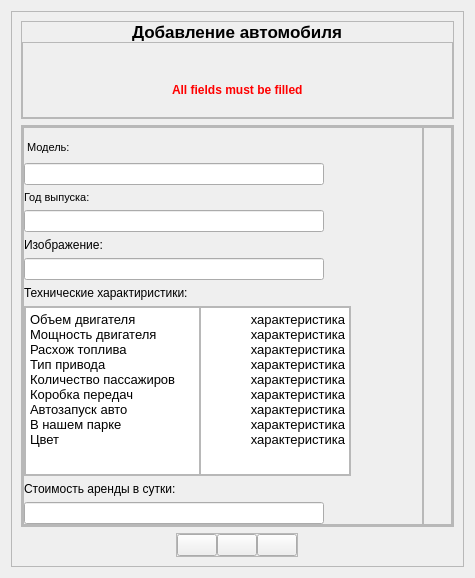
               <widget class="QWidget" name="pageAddCar">
                <layout class="QVBoxLayout" name="verticalLayout_21">
                 <item>
                  <widget class="QFrame" name="frame_11">
                   <property name="minimumSize">
                    <size>
                     <width>0</width>
                     <height>400</height>
                    </size>
                   </property>
                   <property name="frameShape">
                    <enum>QFrame::StyledPanel</enum>
                   </property>
                   <property name="frameShadow">
                    <enum>QFrame::Raised</enum>
                   </property>
                   <layout class="QVBoxLayout" name="verticalLayout_24">
                    <item>
                     <widget class="QFrame" name="frame_12">
                      <property name="maximumSize">
                       <size>
                        <width>16777215</width>
                        <height>100</height>
                       </size>
                      </property>
                      <property name="frameShape">
                       <enum>QFrame::StyledPanel</enum>
                      </property>
                      <property name="frameShadow">
                       <enum>QFrame::Raised</enum>
                      </property>
                      <layout class="QVBoxLayout" name="verticalLayout_26">
                       <property name="spacing">
                        <number>0</number>
                       </property>
                       <property name="leftMargin">
                        <number>0</number>
                       </property>
                       <property name="topMargin">
                        <number>0</number>
                       </property>
                       <property name="rightMargin">
                        <number>0</number>
                       </property>
                       <property name="bottomMargin">
                        <number>0</number>
                       </property>
                       <item alignment="Qt::AlignHCenter|Qt::AlignVCenter">
                        <widget class="QLabel" name="label_16">
                         <property name="font">
                          <font>
                           <pointsize>13</pointsize>
                           <weight>75</weight>
                           <bold>true</bold>
                          </font>
                         </property>
                         <property name="text">
                          <string>Добавление автомобиля</string>
                         </property>
                        </widget>
                       </item>
                       <item>
                        <widget class="QFrame" name="frame_4">
                         <property name="minimumSize">
                          <size>
                           <width>0</width>
                           <height>30</height>
                          </size>
                         </property>
                         <property name="frameShape">
                          <enum>QFrame::StyledPanel</enum>
                         </property>
                         <property name="frameShadow">
                          <enum>QFrame::Raised</enum>
                         </property>
                         <layout class="QVBoxLayout" name="verticalLayout_5">
                          <property name="spacing">
                           <number>0</number>
                          </property>
                          <property name="leftMargin">
                           <number>0</number>
                          </property>
                          <property name="topMargin">
                           <number>40</number>
                          </property>
                          <property name="rightMargin">
                           <number>0</number>
                          </property>
                          <property name="bottomMargin">
                           <number>20</number>
                          </property>
                          <item alignment="Qt::AlignHCenter">
                           <widget class="QLabel" name="labelErrorAddCar">
                            <property name="font">
                             <font>
                              <weight>75</weight>
                              <italic>false</italic>
                              <bold>true</bold>
                              <underline>false</underline>
                             </font>
                            </property>
                            <property name="styleSheet">
                             <string notr="true">color: red</string>
                            </property>
                            <property name="text">
                             <string>All fields must be filled</string>
                            </property>
                           </widget>
                          </item>
                         </layout>
                        </widget>
                       </item>
                      </layout>
                     </widget>
                    </item>
                    <item>
                     <widget class="QFrame" name="frame_16">
                      <property name="minimumSize">
                       <size>
                        <width>0</width>
                        <height>0</height>
                       </size>
                      </property>
                      <property name="maximumSize">
                       <size>
                        <width>16777215</width>
                        <height>16777215</height>
                       </size>
                      </property>
                      <property name="frameShape">
                       <enum>QFrame::StyledPanel</enum>
                      </property>
                      <property name="frameShadow">
                       <enum>QFrame::Raised</enum>
                      </property>
                      <layout class="QVBoxLayout" name="verticalLayout_3">
                       <property name="spacing">
                        <number>0</number>
                       </property>
                       <property name="leftMargin">
                        <number>0</number>
                       </property>
                       <property name="topMargin">
                        <number>0</number>
                       </property>
                       <property name="rightMargin">
                        <number>0</number>
                       </property>
                       <property name="bottomMargin">
                        <number>0</number>
                       </property>
                       <item>
                        <widget class="QFrame" name="frame_6">
                         <property name="minimumSize">
                          <size>
                           <width>0</width>
                           <height>0</height>
                          </size>
                         </property>
                         <property name="frameShape">
                          <enum>QFrame::StyledPanel</enum>
                         </property>
                         <property name="frameShadow">
                          <enum>QFrame::Raised</enum>
                         </property>
                         <layout class="QFormLayout" name="formLayout_2">
                          <property name="horizontalSpacing">
                           <number>0</number>
                          </property>
                          <property name="verticalSpacing">
                           <number>0</number>
                          </property>
                          <property name="leftMargin">
                           <number>0</number>
                          </property>
                          <property name="topMargin">
                           <number>0</number>
                          </property>
                          <property name="rightMargin">
                           <number>0</number>
                          </property>
                          <property name="bottomMargin">
                           <number>0</number>
                          </property>
                          <item row="0" column="0">
                           <widget class="QFrame" name="frame_3">
                            <property name="minimumSize">
                             <size>
                              <width>400</width>
                              <height>0</height>
                             </size>
                            </property>
                            <property name="frameShape">
                             <enum>QFrame::StyledPanel</enum>
                            </property>
                            <property name="frameShadow">
                             <enum>QFrame::Raised</enum>
                            </property>
                            <layout class="QVBoxLayout" name="verticalLayout">
                             <property name="leftMargin">
                              <number>0</number>
                             </property>
                             <property name="topMargin">
                              <number>0</number>
                             </property>
                             <property name="rightMargin">
                              <number>0</number>
                             </property>
                             <property name="bottomMargin">
                              <number>0</number>
                             </property>
                             <item>
                              <widget class="QLabel" name="label_19">
                               <property name="maximumSize">
                                <size>
                                 <width>16777215</width>
                                 <height>100</height>
                                </size>
                               </property>
                               <property name="font">
                                <font>
                                 <pointsize>8</pointsize>
                                </font>
                               </property>
                               <property name="styleSheet">
                                <string notr="true">margin-top: 10px</string>
                               </property>
                               <property name="text">
                                <string>Модель:</string>
                               </property>
                               <property name="alignment">
                                <set>Qt::AlignBottom|Qt::AlignLeading|Qt::AlignLeft</set>
                               </property>
                              </widget>
                             </item>
                             <item>
                              <widget class="QLineEdit" name="inputModel">
                               <property name="minimumSize">
                                <size>
                                 <width>200</width>
                                 <height>0</height>
                                </size>
                               </property>
                               <property name="maximumSize">
                                <size>
                                 <width>300</width>
                                 <height>16777215</height>
                                </size>
                               </property>
                               <property name="text">
                                <string/>
                               </property>
                               <property name="clearButtonEnabled">
                                <bool>true</bool>
                               </property>
                              </widget>
                             </item>
                             <item>
                              <widget class="QLabel" name="label_20">
                               <property name="maximumSize">
                                <size>
                                 <width>16777215</width>
                                 <height>100</height>
                                </size>
                               </property>
                               <property name="font">
                                <font>
                                 <pointsize>8</pointsize>
                                </font>
                               </property>
                               <property name="text">
                                <string>Год выпуска:</string>
                               </property>
                               <property name="alignment">
                                <set>Qt::AlignBottom|Qt::AlignLeading|Qt::AlignLeft</set>
                               </property>
                              </widget>
                             </item>
                             <item>
                              <widget class="QLineEdit" name="inputModelYear">
                               <property name="minimumSize">
                                <size>
                                 <width>200</width>
                                 <height>0</height>
                                </size>
                               </property>
                               <property name="maximumSize">
                                <size>
                                 <width>300</width>
                                 <height>16777215</height>
                                </size>
                               </property>
                               <property name="styleSheet">
                                <string notr="true"/>
                               </property>
                               <property name="text">
                                <string/>
                               </property>
                               <property name="clearButtonEnabled">
                                <bool>true</bool>
                               </property>
                              </widget>
                             </item>
                             <item alignment="Qt::AlignBottom">
                              <widget class="QLabel" name="label_3">
                               <property name="text">
                                <string>Изображение:</string>
                               </property>
                              </widget>
                             </item>
                             <item>
                              <widget class="QLineEdit" name="inputImagePath">
                               <property name="minimumSize">
                                <size>
                                 <width>200</width>
                                 <height>0</height>
                                </size>
                               </property>
                               <property name="maximumSize">
                                <size>
                                 <width>300</width>
                                 <height>16777215</height>
                                </size>
                               </property>
                               <property name="clearButtonEnabled">
                                <bool>true</bool>
                               </property>
                              </widget>
                             </item>
                             <item alignment="Qt::AlignBottom">
                              <widget class="QLabel" name="label_2">
                               <property name="text">
                                <string>Технические характиристики:</string>
                               </property>
                              </widget>
                             </item>
                             <item alignment="Qt::AlignLeft">
                              <widget class="QFrame" name="frame_18">
                               <property name="sizePolicy">
                                <sizepolicy hsizetype="Preferred" vsizetype="Preferred">
                                 <horstretch>0</horstretch>
                                 <verstretch>0</verstretch>
                                </sizepolicy>
                               </property>
                               <property name="minimumSize">
                                <size>
                                 <width>0</width>
                                 <height>170</height>
                                </size>
                               </property>
                               <property name="maximumSize">
                                <size>
                                 <width>16777215</width>
                                 <height>170</height>
                                </size>
                               </property>
                               <property name="frameShape">
                                <enum>QFrame::StyledPanel</enum>
                               </property>
                               <property name="frameShadow">
                                <enum>QFrame::Raised</enum>
                               </property>
                               <layout class="QHBoxLayout" name="horizontalLayout_15">
                                <property name="spacing">
                                 <number>0</number>
                                </property>
                                <property name="leftMargin">
                                 <number>0</number>
                                </property>
                                <property name="topMargin">
                                 <number>0</number>
                                </property>
                                <property name="rightMargin">
                                 <number>0</number>
                                </property>
                                <property name="bottomMargin">
                                 <number>0</number>
                                </property>
                                <item>
                                 <widget class="QTextEdit" name="specificationsOptions">
                                  <property name="maximumSize">
                                   <size>
                                    <width>175</width>
                                    <height>170</height>
                                   </size>
                                  </property>
                                  <property name="readOnly">
                                   <bool>true</bool>
                                  </property>
                                  <property name="html">
                                   <string>&lt;!DOCTYPE HTML PUBLIC &quot;-//W3C//DTD HTML 4.0//EN&quot; &quot;http://www.w3.org/TR/REC-html40/strict.dtd&quot;&gt;
&lt;html&gt;&lt;head&gt;&lt;meta name=&quot;qrichtext&quot; content=&quot;1&quot; /&gt;&lt;style type=&quot;text/css&quot;&gt;
p, li { white-space: pre-wrap; }
&lt;/style&gt;&lt;/head&gt;&lt;body style=&quot; font-family:'MS Shell Dlg 2'; font-size:8.25pt; font-weight:400; font-style:normal;&quot;&gt;
&lt;p style=&quot; margin-top:0px; margin-bottom:0px; margin-left:0px; margin-right:0px; -qt-block-indent:0; text-indent:0px;&quot;&gt;&lt;span style=&quot; font-size:10pt;&quot;&gt;Объем двигателя&lt;/span&gt;&lt;/p&gt;
&lt;p style=&quot; margin-top:0px; margin-bottom:0px; margin-left:0px; margin-right:0px; -qt-block-indent:0; text-indent:0px;&quot;&gt;&lt;span style=&quot; font-size:10pt;&quot;&gt;Мощность двигателя&lt;/span&gt;&lt;/p&gt;
&lt;p style=&quot; margin-top:0px; margin-bottom:0px; margin-left:0px; margin-right:0px; -qt-block-indent:0; text-indent:0px;&quot;&gt;&lt;span style=&quot; font-size:10pt;&quot;&gt;Расхож топлива&lt;/span&gt;&lt;/p&gt;
&lt;p style=&quot; margin-top:0px; margin-bottom:0px; margin-left:0px; margin-right:0px; -qt-block-indent:0; text-indent:0px;&quot;&gt;&lt;span style=&quot; font-size:10pt;&quot;&gt;Тип привода&lt;/span&gt;&lt;/p&gt;
&lt;p style=&quot; margin-top:0px; margin-bottom:0px; margin-left:0px; margin-right:0px; -qt-block-indent:0; text-indent:0px;&quot;&gt;&lt;span style=&quot; font-size:10pt;&quot;&gt;Количество пассажиров&lt;/span&gt;&lt;/p&gt;
&lt;p style=&quot; margin-top:0px; margin-bottom:0px; margin-left:0px; margin-right:0px; -qt-block-indent:0; text-indent:0px;&quot;&gt;&lt;span style=&quot; font-size:10pt;&quot;&gt;Коробка передач&lt;/span&gt;&lt;/p&gt;
&lt;p style=&quot; margin-top:0px; margin-bottom:0px; margin-left:0px; margin-right:0px; -qt-block-indent:0; text-indent:0px;&quot;&gt;&lt;span style=&quot; font-size:10pt;&quot;&gt;Автозапуск авто&lt;/span&gt;&lt;/p&gt;
&lt;p style=&quot; margin-top:0px; margin-bottom:0px; margin-left:0px; margin-right:0px; -qt-block-indent:0; text-indent:0px;&quot;&gt;&lt;span style=&quot; font-size:10pt;&quot;&gt;В нашем парке&lt;/span&gt;&lt;/p&gt;
&lt;p style=&quot; margin-top:0px; margin-bottom:0px; margin-left:0px; margin-right:0px; -qt-block-indent:0; text-indent:0px;&quot;&gt;&lt;span style=&quot; font-size:10pt;&quot;&gt;Цвет&lt;/span&gt;&lt;/p&gt;&lt;/body&gt;&lt;/html&gt;</string>
                                  </property>
                                 </widget>
                                </item>
                                <item>
                                 <widget class="QTextEdit" name="inputSpecifications">
                                  <property name="maximumSize">
                                   <size>
                                    <width>150</width>
                                    <height>170</height>
                                   </size>
                                  </property>
                                  <property name="cursor" stdset="0">
                                   <cursorShape>IBeamCursor</cursorShape>
                                  </property>
                                  <property name="html">
                                   <string>&lt;!DOCTYPE HTML PUBLIC &quot;-//W3C//DTD HTML 4.0//EN&quot; &quot;http://www.w3.org/TR/REC-html40/strict.dtd&quot;&gt;
&lt;html&gt;&lt;head&gt;&lt;meta name=&quot;qrichtext&quot; content=&quot;1&quot; /&gt;&lt;style type=&quot;text/css&quot;&gt;
p, li { white-space: pre-wrap; }
&lt;/style&gt;&lt;/head&gt;&lt;body style=&quot; font-family:'MS Shell Dlg 2'; font-size:8.25pt; font-weight:400; font-style:normal;&quot;&gt;
&lt;p align=&quot;right&quot; style=&quot; margin-top:0px; margin-bottom:0px; margin-left:0px; margin-right:0px; -qt-block-indent:0; text-indent:0px;&quot;&gt;&lt;span style=&quot; font-size:10pt;&quot;&gt;характеристика&lt;/span&gt;&lt;/p&gt;
&lt;p align=&quot;right&quot; style=&quot; margin-top:0px; margin-bottom:0px; margin-left:0px; margin-right:0px; -qt-block-indent:0; text-indent:0px;&quot;&gt;&lt;span style=&quot; font-size:10pt;&quot;&gt;характеристика&lt;/span&gt;&lt;/p&gt;
&lt;p align=&quot;right&quot; style=&quot; margin-top:0px; margin-bottom:0px; margin-left:0px; margin-right:0px; -qt-block-indent:0; text-indent:0px;&quot;&gt;&lt;span style=&quot; font-size:10pt;&quot;&gt;характеристика&lt;/span&gt;&lt;/p&gt;
&lt;p align=&quot;right&quot; style=&quot; margin-top:0px; margin-bottom:0px; margin-left:0px; margin-right:0px; -qt-block-indent:0; text-indent:0px;&quot;&gt;&lt;span style=&quot; font-size:10pt;&quot;&gt;характеристика&lt;/span&gt;&lt;/p&gt;
&lt;p align=&quot;right&quot; style=&quot; margin-top:0px; margin-bottom:0px; margin-left:0px; margin-right:0px; -qt-block-indent:0; text-indent:0px;&quot;&gt;&lt;span style=&quot; font-size:10pt;&quot;&gt;характеристика&lt;/span&gt;&lt;/p&gt;
&lt;p align=&quot;right&quot; style=&quot; margin-top:0px; margin-bottom:0px; margin-left:0px; margin-right:0px; -qt-block-indent:0; text-indent:0px;&quot;&gt;&lt;span style=&quot; font-size:10pt;&quot;&gt;характеристика&lt;/span&gt;&lt;/p&gt;
&lt;p align=&quot;right&quot; style=&quot; margin-top:0px; margin-bottom:0px; margin-left:0px; margin-right:0px; -qt-block-indent:0; text-indent:0px;&quot;&gt;&lt;span style=&quot; font-size:10pt;&quot;&gt;характеристика&lt;/span&gt;&lt;/p&gt;
&lt;p align=&quot;right&quot; style=&quot; margin-top:0px; margin-bottom:0px; margin-left:0px; margin-right:0px; -qt-block-indent:0; text-indent:0px;&quot;&gt;&lt;span style=&quot; font-size:10pt;&quot;&gt;характеристика&lt;/span&gt;&lt;/p&gt;
&lt;p align=&quot;right&quot; style=&quot; margin-top:0px; margin-bottom:0px; margin-left:0px; margin-right:0px; -qt-block-indent:0; text-indent:0px;&quot;&gt;&lt;span style=&quot; font-size:10pt;&quot;&gt;характеристика&lt;/span&gt;&lt;/p&gt;&lt;/body&gt;&lt;/html&gt;</string>
                                  </property>
                                 </widget>
                                </item>
                               </layout>
                              </widget>
                             </item>
                             <item alignment="Qt::AlignBottom">
                              <widget class="QLabel" name="label_4">
                               <property name="text">
                                <string>Стоимость аренды в сутки:</string>
                               </property>
                              </widget>
                             </item>
                             <item>
                              <widget class="QLineEdit" name="inputCost">
                               <property name="minimumSize">
                                <size>
                                 <width>200</width>
                                 <height>0</height>
                                </size>
                               </property>
                               <property name="maximumSize">
                                <size>
                                 <width>300</width>
                                 <height>16777215</height>
                                </size>
                               </property>
                               <property name="inputMethodHints">
                                <set>Qt::ImhNone</set>
                               </property>
                               <property name="clearButtonEnabled">
                                <bool>true</bool>
                               </property>
                              </widget>
                             </item>
                            </layout>
                           </widget>
                          </item>
                          <item row="0" column="1">
                           <widget class="QFrame" name="frame_8">
                            <property name="frameShape">
                             <enum>QFrame::StyledPanel</enum>
                            </property>
                            <property name="frameShadow">
                             <enum>QFrame::Raised</enum>
                            </property>
                            <layout class="QVBoxLayout" name="verticalLayout_6">
                             <property name="spacing">
                              <number>10</number>
                             </property>
                             <property name="leftMargin">
                              <number>10</number>
                             </property>
                             <property name="topMargin">
                              <number>20</number>
                             </property>
                             <property name="rightMargin">
                              <number>10</number>
                             </property>
                             <property name="bottomMargin">
                              <number>20</number>
                             </property>
                             <item>
                              <widget class="QLabel" name="imageArea">
                               <property name="maximumSize">
                                <size>
                                 <width>16777215</width>
                                 <height>650</height>
                                </size>
                               </property>
                               <property name="text">
                                <string/>
                               </property>
                              </widget>
                             </item>
                            </layout>
                           </widget>
                          </item>
                         </layout>
                        </widget>
                       </item>
                      </layout>
                     </widget>
                    </item>
                    <item alignment="Qt::AlignHCenter">
                     <widget class="QFrame" name="frame">
                      <property name="frameShape">
                       <enum>QFrame::StyledPanel</enum>
                      </property>
                      <property name="frameShadow">
                       <enum>QFrame::Raised</enum>
                      </property>
                      <layout class="QHBoxLayout" name="horizontalLayout_2">
                       <property name="spacing">
                        <number>0</number>
                       </property>
                       <property name="leftMargin">
                        <number>0</number>
                       </property>
                       <property name="topMargin">
                        <number>0</number>
                       </property>
                       <property name="rightMargin">
                        <number>0</number>
                       </property>
                       <property name="bottomMargin">
                        <number>0</number>
                       </property>
                       <item alignment="Qt::AlignRight">
                        <widget class="QPushButton" name="saveCarBtn">
                         <property name="cursor">
                          <cursorShape>PointingHandCursor</cursorShape>
                         </property>
                         <property name="text">
                          <string/>
                         </property>
                         <property name="icon">
                          <iconset resource="../resources.qrc">
                           <normaloff>:/icons/save.svg</normaloff>:/icons/save.svg</iconset>
                         </property>
                         <property name="iconSize">
                          <size>
                           <width>24</width>
                           <height>24</height>
                          </size>
                         </property>
                        </widget>
                       </item>
                       <item alignment="Qt::AlignHCenter">
                        <widget class="QPushButton" name="previewImageBtn">
                         <property name="cursor">
                          <cursorShape>PointingHandCursor</cursorShape>
                         </property>
                         <property name="text">
                          <string/>
                         </property>
                         <property name="icon">
                          <iconset resource="../resources.qrc">
                           <normaloff>:/icons/image.svg</normaloff>:/icons/image.svg</iconset>
                         </property>
                         <property name="iconSize">
                          <size>
                           <width>24</width>
                           <height>24</height>
                          </size>
                         </property>
                        </widget>
                       </item>
                       <item alignment="Qt::AlignLeft">
                        <widget class="QPushButton" name="homeBtn">
                         <property name="cursor">
                          <cursorShape>PointingHandCursor</cursorShape>
                         </property>
                         <property name="text">
                          <string/>
                         </property>
                         <property name="icon">
                          <iconset resource="../resources.qrc">
                           <normaloff>:/icons/home.svg</normaloff>:/icons/home.svg</iconset>
                         </property>
                         <property name="iconSize">
                          <size>
                           <width>24</width>
                           <height>24</height>
                          </size>
                         </property>
                        </widget>
                       </item>
                      </layout>
                     </widget>
                    </item>
                   </layout>
                  </widget>
                 </item>
                </layout>
               </widget>
